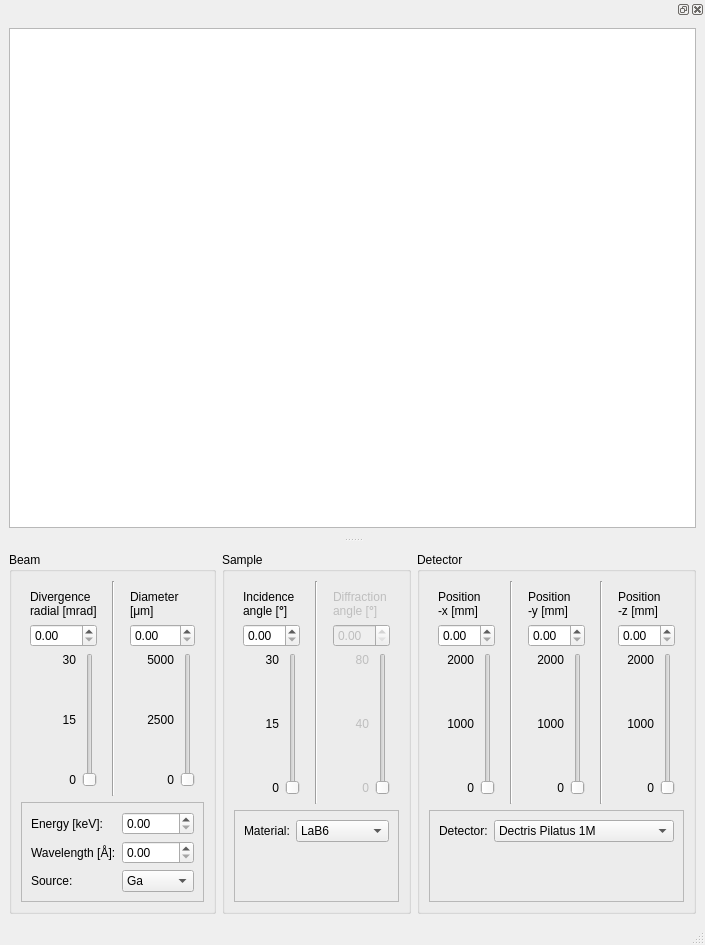
<?xml version="1.0" encoding="UTF-8"?>
<ui version="4.0">
 <class>MainWindow</class>
 <widget class="QMainWindow" name="MainWindow">
  <property name="geometry">
   <rect>
    <x>0</x>
    <y>0</y>
    <width>664</width>
    <height>945</height>
   </rect>
  </property>
  <property name="windowTitle">
   <string>MainWindow</string>
  </property>
  <widget class="QWidget" name="centralwidget">
   <layout class="QHBoxLayout" name="horizontalLayout">
    <item>
     <widget class="QGroupBox" name="gb_beam">
      <property name="sizePolicy">
       <sizepolicy hsizetype="Maximum" vsizetype="Preferred">
        <horstretch>2</horstretch>
        <verstretch>0</verstretch>
       </sizepolicy>
      </property>
      <property name="title">
       <string>Beam</string>
      </property>
      <layout class="QGridLayout" name="gridLayout_8">
       <item row="0" column="0">
        <widget class="QWidget" name="divergence" native="true">
         <property name="sizePolicy">
          <sizepolicy hsizetype="Preferred" vsizetype="Preferred">
           <horstretch>1</horstretch>
           <verstretch>3</verstretch>
          </sizepolicy>
         </property>
         <layout class="QGridLayout" name="gridLayout_6">
          <item row="1" column="0" colspan="2">
           <widget class="QDoubleSpinBox" name="sb_divergence"/>
          </item>
          <item row="3" column="0">
           <widget class="QLabel" name="label_middle_divergence">
            <property name="text">
             <string>15</string>
            </property>
            <property name="alignment">
             <set>Qt::AlignRight|Qt::AlignTrailing|Qt::AlignVCenter</set>
            </property>
           </widget>
          </item>
          <item row="2" column="0">
           <widget class="QLabel" name="label_top_divergence">
            <property name="text">
             <string>30</string>
            </property>
            <property name="alignment">
             <set>Qt::AlignRight|Qt::AlignTop|Qt::AlignTrailing</set>
            </property>
           </widget>
          </item>
          <item row="4" column="0">
           <widget class="QLabel" name="label_bottom_divergence">
            <property name="text">
             <string>0</string>
            </property>
            <property name="alignment">
             <set>Qt::AlignBottom|Qt::AlignRight|Qt::AlignTrailing</set>
            </property>
           </widget>
          </item>
          <item row="2" column="1" rowspan="3">
           <widget class="QSlider" name="slider_divergence">
            <property name="maximum">
             <number>30</number>
            </property>
            <property name="pageStep">
             <number>5</number>
            </property>
            <property name="orientation">
             <enum>Qt::Vertical</enum>
            </property>
            <property name="tickPosition">
             <enum>QSlider::NoTicks</enum>
            </property>
            <property name="tickInterval">
             <number>5</number>
            </property>
           </widget>
          </item>
          <item row="0" column="0" colspan="2">
           <widget class="QLabel" name="label_divergence">
            <property name="sizePolicy">
             <sizepolicy hsizetype="Preferred" vsizetype="Maximum">
              <horstretch>0</horstretch>
              <verstretch>0</verstretch>
             </sizepolicy>
            </property>
            <property name="text">
             <string>&lt;html&gt;&lt;head/&gt;&lt;body&gt;&lt;p&gt;Divergence&lt;br/&gt;radial [mrad]&lt;/p&gt;&lt;/body&gt;&lt;/html&gt;</string>
            </property>
           </widget>
          </item>
         </layout>
        </widget>
       </item>
       <item row="0" column="1">
        <widget class="Line" name="line_4">
         <property name="orientation">
          <enum>Qt::Vertical</enum>
         </property>
        </widget>
       </item>
       <item row="0" column="2">
        <widget class="QWidget" name="diameter" native="true">
         <property name="sizePolicy">
          <sizepolicy hsizetype="Preferred" vsizetype="Preferred">
           <horstretch>1</horstretch>
           <verstretch>0</verstretch>
          </sizepolicy>
         </property>
         <layout class="QGridLayout" name="gridLayout_7">
          <item row="0" column="0" colspan="2">
           <widget class="QLabel" name="label_diameter">
            <property name="sizePolicy">
             <sizepolicy hsizetype="Preferred" vsizetype="Maximum">
              <horstretch>0</horstretch>
              <verstretch>0</verstretch>
             </sizepolicy>
            </property>
            <property name="text">
             <string>&lt;html&gt;&lt;head/&gt;&lt;body&gt;&lt;p&gt;Diameter&lt;br/&gt;[μm]&lt;/p&gt;&lt;/body&gt;&lt;/html&gt;</string>
            </property>
           </widget>
          </item>
          <item row="1" column="0" colspan="2">
           <widget class="QDoubleSpinBox" name="sb_incidence_diameter"/>
          </item>
          <item row="2" column="0">
           <widget class="QLabel" name="label_top_diameter">
            <property name="text">
             <string>5000</string>
            </property>
            <property name="alignment">
             <set>Qt::AlignRight|Qt::AlignTop|Qt::AlignTrailing</set>
            </property>
           </widget>
          </item>
          <item row="2" column="1" rowspan="3">
           <widget class="QSlider" name="slider_diameter">
            <property name="maximum">
             <number>5000</number>
            </property>
            <property name="singleStep">
             <number>50</number>
            </property>
            <property name="pageStep">
             <number>500</number>
            </property>
            <property name="orientation">
             <enum>Qt::Vertical</enum>
            </property>
            <property name="tickPosition">
             <enum>QSlider::NoTicks</enum>
            </property>
            <property name="tickInterval">
             <number>5</number>
            </property>
           </widget>
          </item>
          <item row="3" column="0">
           <widget class="QLabel" name="label_middle_diameter">
            <property name="text">
             <string>2500</string>
            </property>
            <property name="alignment">
             <set>Qt::AlignRight|Qt::AlignTrailing|Qt::AlignVCenter</set>
            </property>
           </widget>
          </item>
          <item row="4" column="0">
           <widget class="QLabel" name="label_bottom_diameter">
            <property name="text">
             <string>0</string>
            </property>
            <property name="alignment">
             <set>Qt::AlignBottom|Qt::AlignRight|Qt::AlignTrailing</set>
            </property>
           </widget>
          </item>
         </layout>
        </widget>
       </item>
       <item row="1" column="0" colspan="3">
        <widget class="QFrame" name="frame_beam">
         <property name="sizePolicy">
          <sizepolicy hsizetype="Preferred" vsizetype="Fixed">
           <horstretch>0</horstretch>
           <verstretch>1</verstretch>
          </sizepolicy>
         </property>
         <property name="frameShape">
          <enum>QFrame::StyledPanel</enum>
         </property>
         <property name="frameShadow">
          <enum>QFrame::Raised</enum>
         </property>
         <layout class="QFormLayout" name="formLayout">
          <item row="0" column="0">
           <widget class="QLabel" name="label_2">
            <property name="text">
             <string>Energy [keV]:</string>
            </property>
           </widget>
          </item>
          <item row="0" column="1">
           <widget class="QDoubleSpinBox" name="sb_energy"/>
          </item>
          <item row="1" column="0">
           <widget class="QLabel" name="label_3">
            <property name="text">
             <string>Wavelength [Å]:</string>
            </property>
           </widget>
          </item>
          <item row="1" column="1">
           <widget class="QDoubleSpinBox" name="sb_wavelength"/>
          </item>
          <item row="2" column="0">
           <widget class="QLabel" name="label_4">
            <property name="text">
             <string>Source:</string>
            </property>
           </widget>
          </item>
          <item row="2" column="1">
           <widget class="QComboBox" name="cb_source">
            <item>
             <property name="text">
              <string>Ga</string>
             </property>
            </item>
            <item>
             <property name="text">
              <string>Cu</string>
             </property>
            </item>
            <item>
             <property name="text">
              <string>Custom</string>
             </property>
            </item>
           </widget>
          </item>
         </layout>
        </widget>
       </item>
      </layout>
     </widget>
    </item>
    <item>
     <widget class="QGroupBox" name="gb_incidence">
      <property name="sizePolicy">
       <sizepolicy hsizetype="Maximum" vsizetype="Preferred">
        <horstretch>2</horstretch>
        <verstretch>0</verstretch>
       </sizepolicy>
      </property>
      <property name="title">
       <string>Sample</string>
      </property>
      <layout class="QGridLayout" name="gridLayout_9">
       <item row="0" column="0">
        <widget class="QWidget" name="incidence" native="true">
         <property name="sizePolicy">
          <sizepolicy hsizetype="Preferred" vsizetype="Preferred">
           <horstretch>1</horstretch>
           <verstretch>3</verstretch>
          </sizepolicy>
         </property>
         <layout class="QGridLayout" name="gridLayout">
          <item row="0" column="0" colspan="2">
           <widget class="QLabel" name="label_incidence">
            <property name="sizePolicy">
             <sizepolicy hsizetype="Preferred" vsizetype="Maximum">
              <horstretch>0</horstretch>
              <verstretch>0</verstretch>
             </sizepolicy>
            </property>
            <property name="text">
             <string>&lt;html&gt;&lt;head/&gt;&lt;body&gt;&lt;p&gt;Incidence&lt;br/&gt;angle [&lt;span style=&quot; font-weight:600;&quot;&gt;°&lt;/span&gt;]&lt;/p&gt;&lt;/body&gt;&lt;/html&gt;</string>
            </property>
           </widget>
          </item>
          <item row="1" column="0" colspan="2">
           <widget class="QDoubleSpinBox" name="sb_incidence"/>
          </item>
          <item row="2" column="0">
           <widget class="QLabel" name="label_top_incidence">
            <property name="text">
             <string>30</string>
            </property>
            <property name="alignment">
             <set>Qt::AlignRight|Qt::AlignTop|Qt::AlignTrailing</set>
            </property>
           </widget>
          </item>
          <item row="2" column="1" rowspan="3">
           <widget class="QSlider" name="slider_incidence">
            <property name="maximum">
             <number>30</number>
            </property>
            <property name="pageStep">
             <number>5</number>
            </property>
            <property name="orientation">
             <enum>Qt::Vertical</enum>
            </property>
            <property name="tickPosition">
             <enum>QSlider::NoTicks</enum>
            </property>
            <property name="tickInterval">
             <number>5</number>
            </property>
           </widget>
          </item>
          <item row="3" column="0">
           <widget class="QLabel" name="label_middle_incidence">
            <property name="text">
             <string>15</string>
            </property>
            <property name="alignment">
             <set>Qt::AlignRight|Qt::AlignTrailing|Qt::AlignVCenter</set>
            </property>
           </widget>
          </item>
          <item row="4" column="0">
           <widget class="QLabel" name="label_bottom_incidence">
            <property name="text">
             <string>0</string>
            </property>
            <property name="alignment">
             <set>Qt::AlignBottom|Qt::AlignRight|Qt::AlignTrailing</set>
            </property>
           </widget>
          </item>
         </layout>
        </widget>
       </item>
       <item row="0" column="1">
        <widget class="Line" name="line">
         <property name="orientation">
          <enum>Qt::Vertical</enum>
         </property>
        </widget>
       </item>
       <item row="0" column="2">
        <widget class="QWidget" name="diffraction" native="true">
         <property name="enabled">
          <bool>false</bool>
         </property>
         <property name="sizePolicy">
          <sizepolicy hsizetype="Preferred" vsizetype="Preferred">
           <horstretch>1</horstretch>
           <verstretch>0</verstretch>
          </sizepolicy>
         </property>
         <layout class="QGridLayout" name="gridLayout_5">
          <item row="0" column="0" colspan="2">
           <widget class="QLabel" name="label_diffraction">
            <property name="sizePolicy">
             <sizepolicy hsizetype="Preferred" vsizetype="Maximum">
              <horstretch>0</horstretch>
              <verstretch>0</verstretch>
             </sizepolicy>
            </property>
            <property name="text">
             <string>&lt;html&gt;&lt;head/&gt;&lt;body&gt;&lt;p&gt;Diffraction&lt;br/&gt;angle [&lt;span style=&quot; font-weight:600;&quot;&gt;°&lt;/span&gt;]&lt;/p&gt;&lt;/body&gt;&lt;/html&gt;</string>
            </property>
           </widget>
          </item>
          <item row="1" column="0" colspan="2">
           <widget class="QDoubleSpinBox" name="sb_incidence_diffraction"/>
          </item>
          <item row="2" column="0">
           <widget class="QLabel" name="label_top_diffraction">
            <property name="text">
             <string>80</string>
            </property>
            <property name="alignment">
             <set>Qt::AlignRight|Qt::AlignTop|Qt::AlignTrailing</set>
            </property>
           </widget>
          </item>
          <item row="2" column="1" rowspan="3">
           <widget class="QSlider" name="slider_diffraction">
            <property name="orientation">
             <enum>Qt::Vertical</enum>
            </property>
            <property name="tickPosition">
             <enum>QSlider::NoTicks</enum>
            </property>
            <property name="tickInterval">
             <number>5</number>
            </property>
           </widget>
          </item>
          <item row="3" column="0">
           <widget class="QLabel" name="label_middle_diffraction">
            <property name="text">
             <string>40</string>
            </property>
            <property name="alignment">
             <set>Qt::AlignRight|Qt::AlignTrailing|Qt::AlignVCenter</set>
            </property>
           </widget>
          </item>
          <item row="4" column="0">
           <widget class="QLabel" name="label_bottom_diffraction">
            <property name="text">
             <string>0</string>
            </property>
            <property name="alignment">
             <set>Qt::AlignBottom|Qt::AlignRight|Qt::AlignTrailing</set>
            </property>
           </widget>
          </item>
         </layout>
        </widget>
       </item>
       <item row="1" column="0" colspan="3">
        <widget class="QFrame" name="frame_sample">
         <property name="sizePolicy">
          <sizepolicy hsizetype="Preferred" vsizetype="Fixed">
           <horstretch>0</horstretch>
           <verstretch>1</verstretch>
          </sizepolicy>
         </property>
         <property name="minimumSize">
          <size>
           <width>0</width>
           <height>92</height>
          </size>
         </property>
         <property name="frameShape">
          <enum>QFrame::StyledPanel</enum>
         </property>
         <property name="frameShadow">
          <enum>QFrame::Raised</enum>
         </property>
         <layout class="QFormLayout" name="formLayout_2">
          <item row="0" column="0">
           <widget class="QLabel" name="label_5">
            <property name="text">
             <string>Material:</string>
            </property>
           </widget>
          </item>
          <item row="0" column="1">
           <widget class="QComboBox" name="cb_material">
            <item>
             <property name="text">
              <string>LaB6</string>
             </property>
            </item>
           </widget>
          </item>
         </layout>
        </widget>
       </item>
      </layout>
     </widget>
    </item>
    <item>
     <widget class="QGroupBox" name="gb_x_det">
      <property name="sizePolicy">
       <sizepolicy hsizetype="Maximum" vsizetype="Preferred">
        <horstretch>3</horstretch>
        <verstretch>0</verstretch>
       </sizepolicy>
      </property>
      <property name="title">
       <string>Detector</string>
      </property>
      <layout class="QGridLayout" name="gridLayout_10">
       <item row="0" column="2">
        <widget class="QWidget" name="y_det" native="true">
         <property name="enabled">
          <bool>true</bool>
         </property>
         <property name="sizePolicy">
          <sizepolicy hsizetype="Preferred" vsizetype="Preferred">
           <horstretch>1</horstretch>
           <verstretch>0</verstretch>
          </sizepolicy>
         </property>
         <layout class="QGridLayout" name="gridLayout_3">
          <item row="2" column="1" rowspan="3">
           <widget class="QSlider" name="slider_incidence_y_det">
            <property name="maximum">
             <number>2000</number>
            </property>
            <property name="orientation">
             <enum>Qt::Vertical</enum>
            </property>
            <property name="tickPosition">
             <enum>QSlider::NoTicks</enum>
            </property>
            <property name="tickInterval">
             <number>5</number>
            </property>
           </widget>
          </item>
          <item row="0" column="0" colspan="2">
           <widget class="QLabel" name="label_y_det">
            <property name="sizePolicy">
             <sizepolicy hsizetype="Preferred" vsizetype="Maximum">
              <horstretch>0</horstretch>
              <verstretch>0</verstretch>
             </sizepolicy>
            </property>
            <property name="text">
             <string>&lt;html&gt;&lt;head/&gt;&lt;body&gt;&lt;p&gt;Position&lt;br/&gt;-y [mm]&lt;/p&gt;&lt;/body&gt;&lt;/html&gt;</string>
            </property>
           </widget>
          </item>
          <item row="3" column="0">
           <widget class="QLabel" name="label_middle_y_det">
            <property name="text">
             <string>1000</string>
            </property>
            <property name="alignment">
             <set>Qt::AlignRight|Qt::AlignTrailing|Qt::AlignVCenter</set>
            </property>
           </widget>
          </item>
          <item row="1" column="0" colspan="2">
           <widget class="QDoubleSpinBox" name="sb_incidence_y_det"/>
          </item>
          <item row="2" column="0">
           <widget class="QLabel" name="label_top_y_det">
            <property name="text">
             <string>2000</string>
            </property>
            <property name="alignment">
             <set>Qt::AlignRight|Qt::AlignTop|Qt::AlignTrailing</set>
            </property>
           </widget>
          </item>
          <item row="4" column="0">
           <widget class="QLabel" name="label_bottom_y_det">
            <property name="text">
             <string>0</string>
            </property>
            <property name="alignment">
             <set>Qt::AlignBottom|Qt::AlignRight|Qt::AlignTrailing</set>
            </property>
           </widget>
          </item>
         </layout>
        </widget>
       </item>
       <item row="0" column="3">
        <widget class="Line" name="line_3">
         <property name="orientation">
          <enum>Qt::Vertical</enum>
         </property>
        </widget>
       </item>
       <item row="0" column="0">
        <widget class="QWidget" name="x_det" native="true">
         <property name="enabled">
          <bool>true</bool>
         </property>
         <property name="sizePolicy">
          <sizepolicy hsizetype="Preferred" vsizetype="Preferred">
           <horstretch>1</horstretch>
           <verstretch>3</verstretch>
          </sizepolicy>
         </property>
         <layout class="QGridLayout" name="gridLayout_2">
          <item row="2" column="1" rowspan="3">
           <widget class="QSlider" name="slider_incidence_x_det">
            <property name="maximum">
             <number>2000</number>
            </property>
            <property name="orientation">
             <enum>Qt::Vertical</enum>
            </property>
            <property name="tickPosition">
             <enum>QSlider::NoTicks</enum>
            </property>
            <property name="tickInterval">
             <number>5</number>
            </property>
           </widget>
          </item>
          <item row="0" column="0" colspan="2">
           <widget class="QLabel" name="label">
            <property name="sizePolicy">
             <sizepolicy hsizetype="Preferred" vsizetype="Maximum">
              <horstretch>0</horstretch>
              <verstretch>0</verstretch>
             </sizepolicy>
            </property>
            <property name="text">
             <string>&lt;html&gt;&lt;head/&gt;&lt;body&gt;&lt;p&gt;Position&lt;br/&gt;-x [mm]&lt;/p&gt;&lt;/body&gt;&lt;/html&gt;</string>
            </property>
           </widget>
          </item>
          <item row="3" column="0">
           <widget class="QLabel" name="label_middle_x_det">
            <property name="text">
             <string>1000</string>
            </property>
            <property name="alignment">
             <set>Qt::AlignRight|Qt::AlignTrailing|Qt::AlignVCenter</set>
            </property>
           </widget>
          </item>
          <item row="1" column="0" colspan="2">
           <widget class="QDoubleSpinBox" name="sb_incidence_x_det"/>
          </item>
          <item row="2" column="0">
           <widget class="QLabel" name="label_top_x_det">
            <property name="text">
             <string>2000</string>
            </property>
            <property name="alignment">
             <set>Qt::AlignRight|Qt::AlignTop|Qt::AlignTrailing</set>
            </property>
           </widget>
          </item>
          <item row="4" column="0">
           <widget class="QLabel" name="label_bottom_x_det">
            <property name="text">
             <string>0</string>
            </property>
            <property name="alignment">
             <set>Qt::AlignBottom|Qt::AlignRight|Qt::AlignTrailing</set>
            </property>
           </widget>
          </item>
         </layout>
        </widget>
       </item>
       <item row="0" column="1">
        <widget class="Line" name="line_2">
         <property name="orientation">
          <enum>Qt::Vertical</enum>
         </property>
        </widget>
       </item>
       <item row="0" column="4">
        <widget class="QWidget" name="z_det" native="true">
         <property name="sizePolicy">
          <sizepolicy hsizetype="Preferred" vsizetype="Preferred">
           <horstretch>1</horstretch>
           <verstretch>0</verstretch>
          </sizepolicy>
         </property>
         <layout class="QGridLayout" name="gridLayout_4">
          <item row="2" column="1" rowspan="3">
           <widget class="QSlider" name="slider_incidence_z_det">
            <property name="maximum">
             <number>2000</number>
            </property>
            <property name="orientation">
             <enum>Qt::Vertical</enum>
            </property>
            <property name="tickPosition">
             <enum>QSlider::NoTicks</enum>
            </property>
            <property name="tickInterval">
             <number>5</number>
            </property>
           </widget>
          </item>
          <item row="0" column="0" colspan="2">
           <widget class="QLabel" name="label_z_det">
            <property name="sizePolicy">
             <sizepolicy hsizetype="Preferred" vsizetype="Maximum">
              <horstretch>0</horstretch>
              <verstretch>0</verstretch>
             </sizepolicy>
            </property>
            <property name="text">
             <string>&lt;html&gt;&lt;head/&gt;&lt;body&gt;&lt;p&gt;Position&lt;br/&gt;-z [mm]&lt;/p&gt;&lt;/body&gt;&lt;/html&gt;</string>
            </property>
           </widget>
          </item>
          <item row="3" column="0">
           <widget class="QLabel" name="label_middle_z_det">
            <property name="text">
             <string>1000</string>
            </property>
            <property name="alignment">
             <set>Qt::AlignRight|Qt::AlignTrailing|Qt::AlignVCenter</set>
            </property>
           </widget>
          </item>
          <item row="1" column="0" colspan="2">
           <widget class="QDoubleSpinBox" name="sb_incidence_z_det"/>
          </item>
          <item row="2" column="0">
           <widget class="QLabel" name="label_top_z_det">
            <property name="text">
             <string>2000</string>
            </property>
            <property name="alignment">
             <set>Qt::AlignRight|Qt::AlignTop|Qt::AlignTrailing</set>
            </property>
           </widget>
          </item>
          <item row="4" column="0">
           <widget class="QLabel" name="label_bottom_z_det">
            <property name="text">
             <string>0</string>
            </property>
            <property name="alignment">
             <set>Qt::AlignBottom|Qt::AlignRight|Qt::AlignTrailing</set>
            </property>
           </widget>
          </item>
         </layout>
        </widget>
       </item>
       <item row="1" column="0" colspan="5">
        <widget class="QFrame" name="frame_detector">
         <property name="sizePolicy">
          <sizepolicy hsizetype="Preferred" vsizetype="Fixed">
           <horstretch>0</horstretch>
           <verstretch>1</verstretch>
          </sizepolicy>
         </property>
         <property name="minimumSize">
          <size>
           <width>0</width>
           <height>92</height>
          </size>
         </property>
         <property name="frameShape">
          <enum>QFrame::StyledPanel</enum>
         </property>
         <property name="frameShadow">
          <enum>QFrame::Raised</enum>
         </property>
         <layout class="QFormLayout" name="formLayout_3">
          <item row="0" column="0">
           <widget class="QLabel" name="label_6">
            <property name="text">
             <string>Detector:</string>
            </property>
           </widget>
          </item>
          <item row="0" column="1">
           <widget class="QComboBox" name="comboBox">
            <item>
             <property name="text">
              <string>Dectris Pilatus 1M</string>
             </property>
            </item>
            <item>
             <property name="text">
              <string>Dectris Eiger 1M</string>
             </property>
            </item>
           </widget>
          </item>
         </layout>
        </widget>
       </item>
      </layout>
     </widget>
    </item>
    <item>
     <spacer name="horizontalSpacer">
      <property name="orientation">
       <enum>Qt::Horizontal</enum>
      </property>
      <property name="sizeHint" stdset="0">
       <size>
        <width>40</width>
        <height>20</height>
       </size>
      </property>
     </spacer>
    </item>
   </layout>
  </widget>
  <widget class="QMenuBar" name="menubar">
   <property name="geometry">
    <rect>
     <x>0</x>
     <y>0</y>
     <width>664</width>
     <height>21</height>
    </rect>
   </property>
  </widget>
  <widget class="QStatusBar" name="statusbar"/>
  <widget class="QDockWidget" name="dockWidget">
   <attribute name="dockWidgetArea">
    <number>4</number>
   </attribute>
   <widget class="QWidget" name="dockWidgetContents">
    <layout class="QVBoxLayout" name="verticalLayout">
     <item>
      <widget class="GraphicsLayoutWidget" name="graphicsView">
       <property name="minimumSize">
        <size>
         <width>600</width>
         <height>500</height>
        </size>
       </property>
      </widget>
     </item>
    </layout>
   </widget>
  </widget>
 </widget>
 <customwidgets>
  <customwidget>
   <class>GraphicsLayoutWidget</class>
   <extends>QGraphicsView</extends>
   <header>pyqtgraph.h</header>
  </customwidget>
 </customwidgets>
 <resources/>
 <connections>
  <connection>
   <sender>slider_incidence</sender>
   <signal>valueChanged(int)</signal>
   <receiver>MainWindow</receiver>
   <slot>set_incidence()</slot>
   <hints>
    <hint type="sourcelabel">
     <x>260</x>
     <y>749</y>
    </hint>
    <hint type="destinationlabel">
     <x>67</x>
     <y>920</y>
    </hint>
   </hints>
  </connection>
  <connection>
   <sender>slider_divergence</sender>
   <signal>valueChanged(int)</signal>
   <receiver>MainWindow</receiver>
   <slot>set_divergence()</slot>
   <hints>
    <hint type="sourcelabel">
     <x>80</x>
     <y>753</y>
    </hint>
    <hint type="destinationlabel">
     <x>81</x>
     <y>924</y>
    </hint>
   </hints>
  </connection>
  <connection>
   <sender>slider_diameter</sender>
   <signal>valueChanged(int)</signal>
   <receiver>MainWindow</receiver>
   <slot>set_diameter()</slot>
   <hints>
    <hint type="sourcelabel">
     <x>167</x>
     <y>726</y>
    </hint>
    <hint type="destinationlabel">
     <x>169</x>
     <y>924</y>
    </hint>
   </hints>
  </connection>
  <connection>
   <sender>slider_incidence_x_det</sender>
   <signal>valueChanged(int)</signal>
   <receiver>MainWindow</receiver>
   <slot>set_x_pos()</slot>
   <hints>
    <hint type="sourcelabel">
     <x>449</x>
     <y>729</y>
    </hint>
    <hint type="destinationlabel">
     <x>449</x>
     <y>917</y>
    </hint>
   </hints>
  </connection>
  <connection>
   <sender>slider_incidence_y_det</sender>
   <signal>valueChanged(int)</signal>
   <receiver>MainWindow</receiver>
   <slot>set_y_pos()</slot>
   <hints>
    <hint type="sourcelabel">
     <x>533</x>
     <y>720</y>
    </hint>
    <hint type="destinationlabel">
     <x>534</x>
     <y>921</y>
    </hint>
   </hints>
  </connection>
  <connection>
   <sender>slider_incidence_z_det</sender>
   <signal>valueChanged(int)</signal>
   <receiver>MainWindow</receiver>
   <slot>set_z_pos()</slot>
   <hints>
    <hint type="sourcelabel">
     <x>621</x>
     <y>748</y>
    </hint>
    <hint type="destinationlabel">
     <x>622</x>
     <y>920</y>
    </hint>
   </hints>
  </connection>
 </connections>
 <slots>
  <slot>set_incidence()</slot>
  <slot>set_divergence()</slot>
  <slot>set_diameter()</slot>
  <slot>set_x_pos()</slot>
  <slot>set_y_pos()</slot>
  <slot>set_z_pos()</slot>
 </slots>
</ui>
